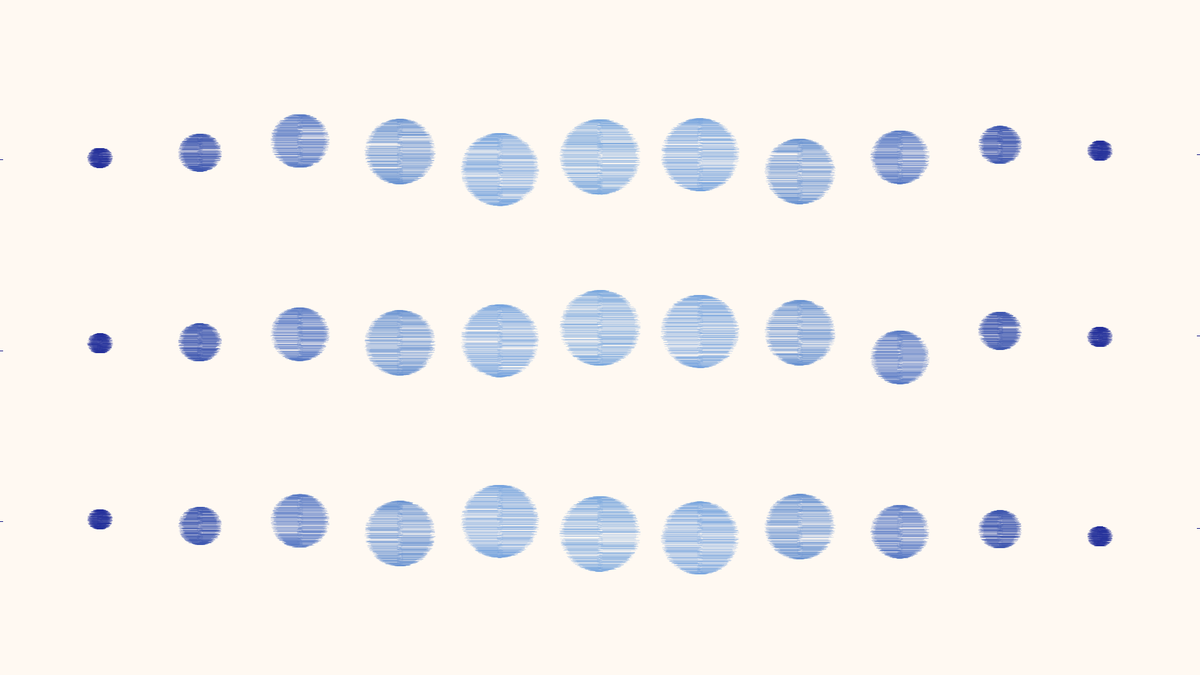
Frame 1 (no input)
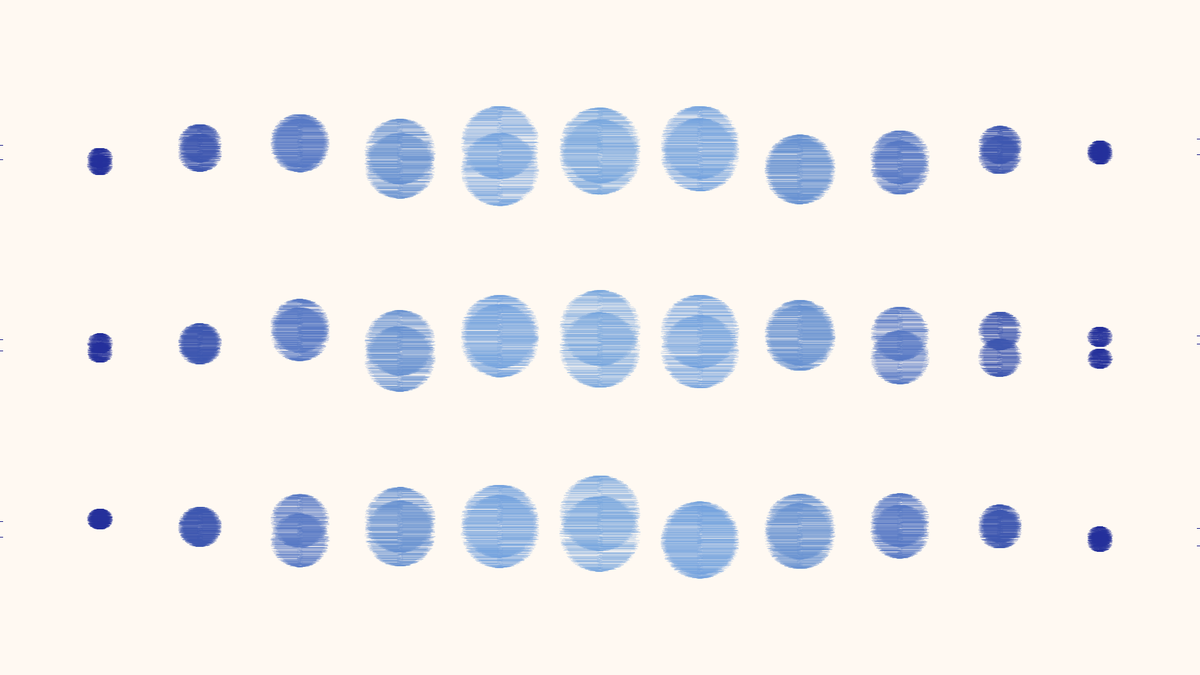
Frame 2 (the mouse pressed at the canvas centre, redrawn once)

The Processing sketch that drew these frames (run headless with seeded random() and noise(); the mouse was pressed at the canvas centre and the sketch redrawn once):

// Processing sketch: ellipses_grid
// ── ellipses_grid.pde
void setup(){
  size(1920, 1080);
  smooth();
  noLoop();
  noStroke();
  ellipseMode(CENTER);
  background(255,249,242); 
  fill(0);
}
public void draw() {
  color firstColor = color(1,3,127);
  color secondColor = color(159,222,255);
  float[][] ellipseGrid = new float[3][13];
  for (int i = 0; i < ellipseGrid.length; i++) {
    for (int j = 0; j < ellipseGrid[0].length; j++) {
      ellipseGrid[i][j] = sin(radians(j*(360/24))) * 120;
      stroke(lerpColor(firstColor, secondColor, sin(radians(j*(360/24))) * 0.75), 60);
      brokenCircle(0 + (j * 160), 240 + (i * 300) + random(-20, 35), ellipseGrid[i][j]);
    }
    }
  }
  
public void brokenCircle(float x, float y, float size) { 
    for (int i = 0; i < 1000; i++) {
    float randomAngle = radians(random(0,360));
    line(x + random(-5, 5), y + (cos(randomAngle) * size/2), x + (sin(randomAngle) * size/2) + random(-5, 5), y  + (cos(randomAngle) * size/2));
  }
}
